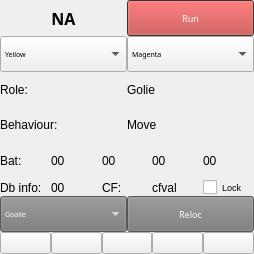
<ui version="4.0" >
 <class>RobotWidget</class>
 <widget class="QWidget" name="RobotWidget" >
  <property name="geometry" >
   <rect>
    <x>0</x>
    <y>0</y>
    <width>254</width>
    <height>254</height>
   </rect>
  </property>
  <property name="sizePolicy" >
   <sizepolicy vsizetype="Minimum" hsizetype="Minimum" >
    <horstretch>0</horstretch>
    <verstretch>0</verstretch>
   </sizepolicy>
  </property>
  <property name="windowTitle" >
   <string>Form</string>
  </property>
  <layout class="QVBoxLayout" name="verticalLayout" >
   <item>
    <layout class="QHBoxLayout" >
     <property name="spacing" >
      <number>0</number>
     </property>
     <property name="margin" >
      <number>0</number>
     </property>
     <item>
      <widget class="QLabel" name="robotStatusLabel" >
       <property name="font" >
        <font>
         <family>Sans Serif</family>
         <pointsize>12</pointsize>
         <weight>75</weight>
         <italic>false</italic>
         <bold>true</bold>
         <underline>false</underline>
         <strikeout>false</strikeout>
        </font>
       </property>
       <property name="autoFillBackground" >
        <bool>true</bool>
       </property>
       <property name="frameShape" >
        <enum>QFrame::NoFrame</enum>
       </property>
       <property name="frameShadow" >
        <enum>QFrame::Plain</enum>
       </property>
       <property name="text" >
        <string>NA</string>
       </property>
       <property name="alignment" >
        <set>Qt::AlignCenter</set>
       </property>
      </widget>
     </item>
     <item>
      <widget class="QPushButton" name="runBot" >
       <property name="sizePolicy" >
        <sizepolicy vsizetype="Minimum" hsizetype="Minimum" >
         <horstretch>0</horstretch>
         <verstretch>0</verstretch>
        </sizepolicy>
       </property>
       <property name="palette" >
        <palette>
         <active>
          <colorrole role="WindowText" >
           <brush brushstyle="SolidPattern" >
            <color alpha="255" >
             <red>255</red>
             <green>255</green>
             <blue>255</blue>
            </color>
           </brush>
          </colorrole>
          <colorrole role="Button" >
           <brush brushstyle="SolidPattern" >
            <color alpha="255" >
             <red>191</red>
             <green>63</green>
             <blue>63</blue>
            </color>
           </brush>
          </colorrole>
          <colorrole role="Light" >
           <brush brushstyle="SolidPattern" >
            <color alpha="255" >
             <red>108</red>
             <green>108</green>
             <blue>108</blue>
            </color>
           </brush>
          </colorrole>
          <colorrole role="Midlight" >
           <brush brushstyle="SolidPattern" >
            <color alpha="255" >
             <red>90</red>
             <green>90</green>
             <blue>90</blue>
            </color>
           </brush>
          </colorrole>
          <colorrole role="Dark" >
           <brush brushstyle="SolidPattern" >
            <color alpha="255" >
             <red>36</red>
             <green>36</green>
             <blue>36</blue>
            </color>
           </brush>
          </colorrole>
          <colorrole role="Mid" >
           <brush brushstyle="SolidPattern" >
            <color alpha="255" >
             <red>48</red>
             <green>48</green>
             <blue>48</blue>
            </color>
           </brush>
          </colorrole>
          <colorrole role="Text" >
           <brush brushstyle="SolidPattern" >
            <color alpha="255" >
             <red>255</red>
             <green>255</green>
             <blue>255</blue>
            </color>
           </brush>
          </colorrole>
          <colorrole role="BrightText" >
           <brush brushstyle="SolidPattern" >
            <color alpha="255" >
             <red>255</red>
             <green>255</green>
             <blue>255</blue>
            </color>
           </brush>
          </colorrole>
          <colorrole role="ButtonText" >
           <brush brushstyle="SolidPattern" >
            <color alpha="255" >
             <red>255</red>
             <green>255</green>
             <blue>255</blue>
            </color>
           </brush>
          </colorrole>
          <colorrole role="Base" >
           <brush brushstyle="SolidPattern" >
            <color alpha="255" >
             <red>0</red>
             <green>0</green>
             <blue>0</blue>
            </color>
           </brush>
          </colorrole>
          <colorrole role="Window" >
           <brush brushstyle="SolidPattern" >
            <color alpha="255" >
             <red>72</red>
             <green>72</green>
             <blue>72</blue>
            </color>
           </brush>
          </colorrole>
          <colorrole role="Shadow" >
           <brush brushstyle="SolidPattern" >
            <color alpha="255" >
             <red>0</red>
             <green>0</green>
             <blue>0</blue>
            </color>
           </brush>
          </colorrole>
          <colorrole role="AlternateBase" >
           <brush brushstyle="SolidPattern" >
            <color alpha="255" >
             <red>36</red>
             <green>36</green>
             <blue>36</blue>
            </color>
           </brush>
          </colorrole>
         </active>
         <inactive>
          <colorrole role="WindowText" >
           <brush brushstyle="SolidPattern" >
            <color alpha="255" >
             <red>255</red>
             <green>255</green>
             <blue>255</blue>
            </color>
           </brush>
          </colorrole>
          <colorrole role="Button" >
           <brush brushstyle="SolidPattern" >
            <color alpha="255" >
             <red>191</red>
             <green>63</green>
             <blue>63</blue>
            </color>
           </brush>
          </colorrole>
          <colorrole role="Light" >
           <brush brushstyle="SolidPattern" >
            <color alpha="255" >
             <red>108</red>
             <green>108</green>
             <blue>108</blue>
            </color>
           </brush>
          </colorrole>
          <colorrole role="Midlight" >
           <brush brushstyle="SolidPattern" >
            <color alpha="255" >
             <red>90</red>
             <green>90</green>
             <blue>90</blue>
            </color>
           </brush>
          </colorrole>
          <colorrole role="Dark" >
           <brush brushstyle="SolidPattern" >
            <color alpha="255" >
             <red>36</red>
             <green>36</green>
             <blue>36</blue>
            </color>
           </brush>
          </colorrole>
          <colorrole role="Mid" >
           <brush brushstyle="SolidPattern" >
            <color alpha="255" >
             <red>48</red>
             <green>48</green>
             <blue>48</blue>
            </color>
           </brush>
          </colorrole>
          <colorrole role="Text" >
           <brush brushstyle="SolidPattern" >
            <color alpha="255" >
             <red>255</red>
             <green>255</green>
             <blue>255</blue>
            </color>
           </brush>
          </colorrole>
          <colorrole role="BrightText" >
           <brush brushstyle="SolidPattern" >
            <color alpha="255" >
             <red>255</red>
             <green>255</green>
             <blue>255</blue>
            </color>
           </brush>
          </colorrole>
          <colorrole role="ButtonText" >
           <brush brushstyle="SolidPattern" >
            <color alpha="255" >
             <red>255</red>
             <green>255</green>
             <blue>255</blue>
            </color>
           </brush>
          </colorrole>
          <colorrole role="Base" >
           <brush brushstyle="SolidPattern" >
            <color alpha="255" >
             <red>0</red>
             <green>0</green>
             <blue>0</blue>
            </color>
           </brush>
          </colorrole>
          <colorrole role="Window" >
           <brush brushstyle="SolidPattern" >
            <color alpha="255" >
             <red>72</red>
             <green>72</green>
             <blue>72</blue>
            </color>
           </brush>
          </colorrole>
          <colorrole role="Shadow" >
           <brush brushstyle="SolidPattern" >
            <color alpha="255" >
             <red>0</red>
             <green>0</green>
             <blue>0</blue>
            </color>
           </brush>
          </colorrole>
          <colorrole role="AlternateBase" >
           <brush brushstyle="SolidPattern" >
            <color alpha="255" >
             <red>36</red>
             <green>36</green>
             <blue>36</blue>
            </color>
           </brush>
          </colorrole>
         </inactive>
         <disabled>
          <colorrole role="WindowText" >
           <brush brushstyle="SolidPattern" >
            <color alpha="255" >
             <red>36</red>
             <green>36</green>
             <blue>36</blue>
            </color>
           </brush>
          </colorrole>
          <colorrole role="Button" >
           <brush brushstyle="SolidPattern" >
            <color alpha="255" >
             <red>191</red>
             <green>63</green>
             <blue>63</blue>
            </color>
           </brush>
          </colorrole>
          <colorrole role="Light" >
           <brush brushstyle="SolidPattern" >
            <color alpha="255" >
             <red>108</red>
             <green>108</green>
             <blue>108</blue>
            </color>
           </brush>
          </colorrole>
          <colorrole role="Midlight" >
           <brush brushstyle="SolidPattern" >
            <color alpha="255" >
             <red>90</red>
             <green>90</green>
             <blue>90</blue>
            </color>
           </brush>
          </colorrole>
          <colorrole role="Dark" >
           <brush brushstyle="SolidPattern" >
            <color alpha="255" >
             <red>36</red>
             <green>36</green>
             <blue>36</blue>
            </color>
           </brush>
          </colorrole>
          <colorrole role="Mid" >
           <brush brushstyle="SolidPattern" >
            <color alpha="255" >
             <red>48</red>
             <green>48</green>
             <blue>48</blue>
            </color>
           </brush>
          </colorrole>
          <colorrole role="Text" >
           <brush brushstyle="SolidPattern" >
            <color alpha="255" >
             <red>36</red>
             <green>36</green>
             <blue>36</blue>
            </color>
           </brush>
          </colorrole>
          <colorrole role="BrightText" >
           <brush brushstyle="SolidPattern" >
            <color alpha="255" >
             <red>255</red>
             <green>255</green>
             <blue>255</blue>
            </color>
           </brush>
          </colorrole>
          <colorrole role="ButtonText" >
           <brush brushstyle="SolidPattern" >
            <color alpha="255" >
             <red>36</red>
             <green>36</green>
             <blue>36</blue>
            </color>
           </brush>
          </colorrole>
          <colorrole role="Base" >
           <brush brushstyle="SolidPattern" >
            <color alpha="255" >
             <red>72</red>
             <green>72</green>
             <blue>72</blue>
            </color>
           </brush>
          </colorrole>
          <colorrole role="Window" >
           <brush brushstyle="SolidPattern" >
            <color alpha="255" >
             <red>72</red>
             <green>72</green>
             <blue>72</blue>
            </color>
           </brush>
          </colorrole>
          <colorrole role="Shadow" >
           <brush brushstyle="SolidPattern" >
            <color alpha="255" >
             <red>0</red>
             <green>0</green>
             <blue>0</blue>
            </color>
           </brush>
          </colorrole>
          <colorrole role="AlternateBase" >
           <brush brushstyle="SolidPattern" >
            <color alpha="255" >
             <red>72</red>
             <green>72</green>
             <blue>72</blue>
            </color>
           </brush>
          </colorrole>
         </disabled>
        </palette>
       </property>
       <property name="font" >
        <font>
         <family>Sans Serif</family>
         <pointsize>7</pointsize>
         <weight>50</weight>
         <italic>false</italic>
         <bold>false</bold>
         <underline>false</underline>
         <strikeout>false</strikeout>
        </font>
       </property>
       <property name="focusPolicy" >
        <enum>Qt::TabFocus</enum>
       </property>
       <property name="text" >
        <string>Run</string>
       </property>
       <property name="checkable" >
        <bool>true</bool>
       </property>
      </widget>
     </item>
    </layout>
   </item>
   <item>
    <layout class="QHBoxLayout" >
     <property name="spacing" >
      <number>0</number>
     </property>
     <property name="margin" >
      <number>0</number>
     </property>
     <item>
      <widget class="QComboBox" name="robotGoalBox" >
       <property name="sizePolicy" >
        <sizepolicy vsizetype="Minimum" hsizetype="Minimum" >
         <horstretch>0</horstretch>
         <verstretch>0</verstretch>
        </sizepolicy>
       </property>
       <property name="font" >
        <font>
         <family>Sans Serif</family>
         <pointsize>5</pointsize>
         <weight>50</weight>
         <italic>false</italic>
         <bold>false</bold>
         <underline>false</underline>
         <strikeout>false</strikeout>
        </font>
       </property>
       <property name="focusPolicy" >
        <enum>Qt::NoFocus</enum>
       </property>
       <item>
        <property name="text" >
         <string>Yellow</string>
        </property>
       </item>
       <item>
        <property name="text" >
         <string>Blue</string>
        </property>
       </item>
      </widget>
     </item>
     <item>
      <widget class="QComboBox" name="robotTeamBox" >
       <property name="sizePolicy" >
        <sizepolicy vsizetype="Minimum" hsizetype="Minimum" >
         <horstretch>0</horstretch>
         <verstretch>0</verstretch>
        </sizepolicy>
       </property>
       <property name="font" >
        <font>
         <family>Sans Serif</family>
         <pointsize>5</pointsize>
         <weight>50</weight>
         <italic>false</italic>
         <bold>false</bold>
         <underline>false</underline>
         <strikeout>false</strikeout>
        </font>
       </property>
       <property name="focusPolicy" >
        <enum>Qt::NoFocus</enum>
       </property>
       <item>
        <property name="text" >
         <string>Magenta</string>
        </property>
       </item>
       <item>
        <property name="text" >
         <string>Cyan</string>
        </property>
       </item>
      </widget>
     </item>
    </layout>
   </item>
   <item>
    <layout class="QHBoxLayout" >
     <property name="spacing" >
      <number>0</number>
     </property>
     <property name="margin" >
      <number>0</number>
     </property>
     <item>
      <widget class="QLabel" name="Role_Label" >
       <property name="autoFillBackground" >
        <bool>true</bool>
       </property>
       <property name="text" >
        <string>Role:</string>
       </property>
      </widget>
     </item>
     <item>
      <widget class="QLabel" name="Role_info_lb" >
       <property name="autoFillBackground" >
        <bool>true</bool>
       </property>
       <property name="text" >
        <string>Golie</string>
       </property>
      </widget>
     </item>
    </layout>
   </item>
   <item>
    <layout class="QHBoxLayout" >
     <property name="spacing" >
      <number>0</number>
     </property>
     <property name="margin" >
      <number>0</number>
     </property>
     <item>
      <widget class="QLabel" name="Behaviour_Label" >
       <property name="autoFillBackground" >
        <bool>true</bool>
       </property>
       <property name="text" >
        <string>Behaviour:</string>
       </property>
      </widget>
     </item>
     <item>
      <widget class="QLabel" name="Behaviour_info_lb" >
       <property name="autoFillBackground" >
        <bool>true</bool>
       </property>
       <property name="text" >
        <string>Move</string>
       </property>
      </widget>
     </item>
    </layout>
   </item>
   <item>
    <layout class="QHBoxLayout" >
     <property name="spacing" >
      <number>0</number>
     </property>
     <property name="margin" >
      <number>0</number>
     </property>
     <item>
      <widget class="QLabel" name="Bat_Label" >
       <property name="autoFillBackground" >
        <bool>true</bool>
       </property>
       <property name="text" >
        <string>Bat:</string>
       </property>
       <property name="alignment" >
        <set>Qt::AlignLeading|Qt::AlignLeft|Qt::AlignVCenter</set>
       </property>
      </widget>
     </item>
     <item>
      <widget class="QLabel" name="Bat_1_info_lb" >
       <property name="minimumSize" >
        <size>
         <width>30</width>
         <height>0</height>
        </size>
       </property>
       <property name="autoFillBackground" >
        <bool>true</bool>
       </property>
       <property name="text" >
        <string>00</string>
       </property>
      </widget>
     </item>
     <item>
      <widget class="QLabel" name="Bat_2_info_lb" >
       <property name="minimumSize" >
        <size>
         <width>30</width>
         <height>0</height>
        </size>
       </property>
       <property name="autoFillBackground" >
        <bool>true</bool>
       </property>
       <property name="text" >
        <string>00</string>
       </property>
      </widget>
     </item>
     <item>
      <widget class="QLabel" name="Bat_3_info_lb" >
       <property name="minimumSize" >
        <size>
         <width>30</width>
         <height>0</height>
        </size>
       </property>
       <property name="autoFillBackground" >
        <bool>true</bool>
       </property>
       <property name="text" >
        <string>00</string>
       </property>
      </widget>
     </item>
     <item>
      <widget class="QLabel" name="Bat_4_info_lb" >
       <property name="minimumSize" >
        <size>
         <width>30</width>
         <height>0</height>
        </size>
       </property>
       <property name="autoFillBackground" >
        <bool>true</bool>
       </property>
       <property name="text" >
        <string>00</string>
       </property>
      </widget>
     </item>
    </layout>
   </item>
   <item>
    <layout class="QHBoxLayout" >
     <property name="spacing" >
      <number>0</number>
     </property>
     <property name="margin" >
      <number>0</number>
     </property>
     <item>
      <widget class="QLabel" name="DB_Info_label" >
       <property name="autoFillBackground" >
        <bool>true</bool>
       </property>
       <property name="text" >
        <string>Db info:</string>
       </property>
      </widget>
     </item>
     <item>
      <widget class="QLabel" name="Db_info_lb" >
       <property name="autoFillBackground" >
        <bool>true</bool>
       </property>
       <property name="text" >
        <string>00</string>
       </property>
      </widget>
     </item>
     <item>
      <widget class="QLabel" name="label" >
       <property name="text" >
        <string>CF:</string>
       </property>
      </widget>
     </item>
     <item>
      <widget class="QLabel" name="CF_val" >
       <property name="text" >
        <string>cfval</string>
       </property>
      </widget>
     </item>
     <item>
      <widget class="QCheckBox" name="lockRobot_check" >
       <property name="font" >
        <font>
         <pointsize>7</pointsize>
        </font>
       </property>
       <property name="layoutDirection" >
        <enum>Qt::LeftToRight</enum>
       </property>
       <property name="text" >
        <string>Lock</string>
       </property>
      </widget>
     </item>
    </layout>
   </item>
   <item>
    <layout class="QHBoxLayout" >
     <property name="spacing" >
      <number>0</number>
     </property>
     <property name="margin" >
      <number>0</number>
     </property>
     <item>
      <widget class="QComboBox" name="RobotRoleCombo" >
       <property name="sizePolicy" >
        <sizepolicy vsizetype="Minimum" hsizetype="Minimum" >
         <horstretch>0</horstretch>
         <verstretch>0</verstretch>
        </sizepolicy>
       </property>
       <property name="palette" >
        <palette>
         <active>
          <colorrole role="WindowText" >
           <brush brushstyle="SolidPattern" >
            <color alpha="255" >
             <red>255</red>
             <green>255</green>
             <blue>255</blue>
            </color>
           </brush>
          </colorrole>
          <colorrole role="Button" >
           <brush brushstyle="SolidPattern" >
            <color alpha="255" >
             <red>120</red>
             <green>120</green>
             <blue>120</blue>
            </color>
           </brush>
          </colorrole>
          <colorrole role="Light" >
           <brush brushstyle="SolidPattern" >
            <color alpha="255" >
             <red>180</red>
             <green>180</green>
             <blue>180</blue>
            </color>
           </brush>
          </colorrole>
          <colorrole role="Midlight" >
           <brush brushstyle="SolidPattern" >
            <color alpha="255" >
             <red>150</red>
             <green>150</green>
             <blue>150</blue>
            </color>
           </brush>
          </colorrole>
          <colorrole role="Dark" >
           <brush brushstyle="SolidPattern" >
            <color alpha="255" >
             <red>60</red>
             <green>60</green>
             <blue>60</blue>
            </color>
           </brush>
          </colorrole>
          <colorrole role="Mid" >
           <brush brushstyle="SolidPattern" >
            <color alpha="255" >
             <red>80</red>
             <green>80</green>
             <blue>80</blue>
            </color>
           </brush>
          </colorrole>
          <colorrole role="Text" >
           <brush brushstyle="SolidPattern" >
            <color alpha="255" >
             <red>255</red>
             <green>255</green>
             <blue>255</blue>
            </color>
           </brush>
          </colorrole>
          <colorrole role="BrightText" >
           <brush brushstyle="SolidPattern" >
            <color alpha="255" >
             <red>255</red>
             <green>255</green>
             <blue>255</blue>
            </color>
           </brush>
          </colorrole>
          <colorrole role="ButtonText" >
           <brush brushstyle="SolidPattern" >
            <color alpha="255" >
             <red>255</red>
             <green>255</green>
             <blue>255</blue>
            </color>
           </brush>
          </colorrole>
          <colorrole role="Base" >
           <brush brushstyle="SolidPattern" >
            <color alpha="255" >
             <red>0</red>
             <green>0</green>
             <blue>0</blue>
            </color>
           </brush>
          </colorrole>
          <colorrole role="Window" >
           <brush brushstyle="SolidPattern" >
            <color alpha="255" >
             <red>120</red>
             <green>120</green>
             <blue>120</blue>
            </color>
           </brush>
          </colorrole>
          <colorrole role="Shadow" >
           <brush brushstyle="SolidPattern" >
            <color alpha="255" >
             <red>0</red>
             <green>0</green>
             <blue>0</blue>
            </color>
           </brush>
          </colorrole>
          <colorrole role="AlternateBase" >
           <brush brushstyle="SolidPattern" >
            <color alpha="255" >
             <red>60</red>
             <green>60</green>
             <blue>60</blue>
            </color>
           </brush>
          </colorrole>
         </active>
         <inactive>
          <colorrole role="WindowText" >
           <brush brushstyle="SolidPattern" >
            <color alpha="255" >
             <red>255</red>
             <green>255</green>
             <blue>255</blue>
            </color>
           </brush>
          </colorrole>
          <colorrole role="Button" >
           <brush brushstyle="SolidPattern" >
            <color alpha="255" >
             <red>120</red>
             <green>120</green>
             <blue>120</blue>
            </color>
           </brush>
          </colorrole>
          <colorrole role="Light" >
           <brush brushstyle="SolidPattern" >
            <color alpha="255" >
             <red>180</red>
             <green>180</green>
             <blue>180</blue>
            </color>
           </brush>
          </colorrole>
          <colorrole role="Midlight" >
           <brush brushstyle="SolidPattern" >
            <color alpha="255" >
             <red>150</red>
             <green>150</green>
             <blue>150</blue>
            </color>
           </brush>
          </colorrole>
          <colorrole role="Dark" >
           <brush brushstyle="SolidPattern" >
            <color alpha="255" >
             <red>60</red>
             <green>60</green>
             <blue>60</blue>
            </color>
           </brush>
          </colorrole>
          <colorrole role="Mid" >
           <brush brushstyle="SolidPattern" >
            <color alpha="255" >
             <red>80</red>
             <green>80</green>
             <blue>80</blue>
            </color>
           </brush>
          </colorrole>
          <colorrole role="Text" >
           <brush brushstyle="SolidPattern" >
            <color alpha="255" >
             <red>255</red>
             <green>255</green>
             <blue>255</blue>
            </color>
           </brush>
          </colorrole>
          <colorrole role="BrightText" >
           <brush brushstyle="SolidPattern" >
            <color alpha="255" >
             <red>255</red>
             <green>255</green>
             <blue>255</blue>
            </color>
           </brush>
          </colorrole>
          <colorrole role="ButtonText" >
           <brush brushstyle="SolidPattern" >
            <color alpha="255" >
             <red>255</red>
             <green>255</green>
             <blue>255</blue>
            </color>
           </brush>
          </colorrole>
          <colorrole role="Base" >
           <brush brushstyle="SolidPattern" >
            <color alpha="255" >
             <red>0</red>
             <green>0</green>
             <blue>0</blue>
            </color>
           </brush>
          </colorrole>
          <colorrole role="Window" >
           <brush brushstyle="SolidPattern" >
            <color alpha="255" >
             <red>120</red>
             <green>120</green>
             <blue>120</blue>
            </color>
           </brush>
          </colorrole>
          <colorrole role="Shadow" >
           <brush brushstyle="SolidPattern" >
            <color alpha="255" >
             <red>0</red>
             <green>0</green>
             <blue>0</blue>
            </color>
           </brush>
          </colorrole>
          <colorrole role="AlternateBase" >
           <brush brushstyle="SolidPattern" >
            <color alpha="255" >
             <red>60</red>
             <green>60</green>
             <blue>60</blue>
            </color>
           </brush>
          </colorrole>
         </inactive>
         <disabled>
          <colorrole role="WindowText" >
           <brush brushstyle="SolidPattern" >
            <color alpha="255" >
             <red>60</red>
             <green>60</green>
             <blue>60</blue>
            </color>
           </brush>
          </colorrole>
          <colorrole role="Button" >
           <brush brushstyle="SolidPattern" >
            <color alpha="255" >
             <red>120</red>
             <green>120</green>
             <blue>120</blue>
            </color>
           </brush>
          </colorrole>
          <colorrole role="Light" >
           <brush brushstyle="SolidPattern" >
            <color alpha="255" >
             <red>180</red>
             <green>180</green>
             <blue>180</blue>
            </color>
           </brush>
          </colorrole>
          <colorrole role="Midlight" >
           <brush brushstyle="SolidPattern" >
            <color alpha="255" >
             <red>150</red>
             <green>150</green>
             <blue>150</blue>
            </color>
           </brush>
          </colorrole>
          <colorrole role="Dark" >
           <brush brushstyle="SolidPattern" >
            <color alpha="255" >
             <red>60</red>
             <green>60</green>
             <blue>60</blue>
            </color>
           </brush>
          </colorrole>
          <colorrole role="Mid" >
           <brush brushstyle="SolidPattern" >
            <color alpha="255" >
             <red>80</red>
             <green>80</green>
             <blue>80</blue>
            </color>
           </brush>
          </colorrole>
          <colorrole role="Text" >
           <brush brushstyle="SolidPattern" >
            <color alpha="255" >
             <red>60</red>
             <green>60</green>
             <blue>60</blue>
            </color>
           </brush>
          </colorrole>
          <colorrole role="BrightText" >
           <brush brushstyle="SolidPattern" >
            <color alpha="255" >
             <red>255</red>
             <green>255</green>
             <blue>255</blue>
            </color>
           </brush>
          </colorrole>
          <colorrole role="ButtonText" >
           <brush brushstyle="SolidPattern" >
            <color alpha="255" >
             <red>60</red>
             <green>60</green>
             <blue>60</blue>
            </color>
           </brush>
          </colorrole>
          <colorrole role="Base" >
           <brush brushstyle="SolidPattern" >
            <color alpha="255" >
             <red>120</red>
             <green>120</green>
             <blue>120</blue>
            </color>
           </brush>
          </colorrole>
          <colorrole role="Window" >
           <brush brushstyle="SolidPattern" >
            <color alpha="255" >
             <red>120</red>
             <green>120</green>
             <blue>120</blue>
            </color>
           </brush>
          </colorrole>
          <colorrole role="Shadow" >
           <brush brushstyle="SolidPattern" >
            <color alpha="255" >
             <red>0</red>
             <green>0</green>
             <blue>0</blue>
            </color>
           </brush>
          </colorrole>
          <colorrole role="AlternateBase" >
           <brush brushstyle="SolidPattern" >
            <color alpha="255" >
             <red>120</red>
             <green>120</green>
             <blue>120</blue>
            </color>
           </brush>
          </colorrole>
         </disabled>
        </palette>
       </property>
       <property name="font" >
        <font>
         <family>Sans Serif</family>
         <pointsize>5</pointsize>
         <weight>50</weight>
         <italic>false</italic>
         <bold>false</bold>
         <underline>false</underline>
         <strikeout>false</strikeout>
        </font>
       </property>
       <property name="focusPolicy" >
        <enum>Qt::NoFocus</enum>
       </property>
       <item>
        <property name="text" >
         <string>Goalie</string>
        </property>
       </item>
       <item>
        <property name="text" >
         <string>...</string>
        </property>
       </item>
      </widget>
     </item>
     <item>
      <widget class="QPushButton" name="RelocBot" >
       <property name="sizePolicy" >
        <sizepolicy vsizetype="Minimum" hsizetype="Minimum" >
         <horstretch>0</horstretch>
         <verstretch>0</verstretch>
        </sizepolicy>
       </property>
       <property name="palette" >
        <palette>
         <active>
          <colorrole role="WindowText" >
           <brush brushstyle="SolidPattern" >
            <color alpha="255" >
             <red>255</red>
             <green>255</green>
             <blue>255</blue>
            </color>
           </brush>
          </colorrole>
          <colorrole role="Button" >
           <brush brushstyle="SolidPattern" >
            <color alpha="255" >
             <red>120</red>
             <green>120</green>
             <blue>120</blue>
            </color>
           </brush>
          </colorrole>
          <colorrole role="Light" >
           <brush brushstyle="SolidPattern" >
            <color alpha="255" >
             <red>180</red>
             <green>180</green>
             <blue>180</blue>
            </color>
           </brush>
          </colorrole>
          <colorrole role="Midlight" >
           <brush brushstyle="SolidPattern" >
            <color alpha="255" >
             <red>150</red>
             <green>150</green>
             <blue>150</blue>
            </color>
           </brush>
          </colorrole>
          <colorrole role="Dark" >
           <brush brushstyle="SolidPattern" >
            <color alpha="255" >
             <red>60</red>
             <green>60</green>
             <blue>60</blue>
            </color>
           </brush>
          </colorrole>
          <colorrole role="Mid" >
           <brush brushstyle="SolidPattern" >
            <color alpha="255" >
             <red>80</red>
             <green>80</green>
             <blue>80</blue>
            </color>
           </brush>
          </colorrole>
          <colorrole role="Text" >
           <brush brushstyle="SolidPattern" >
            <color alpha="255" >
             <red>255</red>
             <green>255</green>
             <blue>255</blue>
            </color>
           </brush>
          </colorrole>
          <colorrole role="BrightText" >
           <brush brushstyle="SolidPattern" >
            <color alpha="255" >
             <red>255</red>
             <green>255</green>
             <blue>255</blue>
            </color>
           </brush>
          </colorrole>
          <colorrole role="ButtonText" >
           <brush brushstyle="SolidPattern" >
            <color alpha="255" >
             <red>255</red>
             <green>255</green>
             <blue>255</blue>
            </color>
           </brush>
          </colorrole>
          <colorrole role="Base" >
           <brush brushstyle="SolidPattern" >
            <color alpha="255" >
             <red>0</red>
             <green>0</green>
             <blue>0</blue>
            </color>
           </brush>
          </colorrole>
          <colorrole role="Window" >
           <brush brushstyle="SolidPattern" >
            <color alpha="255" >
             <red>120</red>
             <green>120</green>
             <blue>120</blue>
            </color>
           </brush>
          </colorrole>
          <colorrole role="Shadow" >
           <brush brushstyle="SolidPattern" >
            <color alpha="255" >
             <red>0</red>
             <green>0</green>
             <blue>0</blue>
            </color>
           </brush>
          </colorrole>
          <colorrole role="AlternateBase" >
           <brush brushstyle="SolidPattern" >
            <color alpha="255" >
             <red>60</red>
             <green>60</green>
             <blue>60</blue>
            </color>
           </brush>
          </colorrole>
         </active>
         <inactive>
          <colorrole role="WindowText" >
           <brush brushstyle="SolidPattern" >
            <color alpha="255" >
             <red>255</red>
             <green>255</green>
             <blue>255</blue>
            </color>
           </brush>
          </colorrole>
          <colorrole role="Button" >
           <brush brushstyle="SolidPattern" >
            <color alpha="255" >
             <red>120</red>
             <green>120</green>
             <blue>120</blue>
            </color>
           </brush>
          </colorrole>
          <colorrole role="Light" >
           <brush brushstyle="SolidPattern" >
            <color alpha="255" >
             <red>180</red>
             <green>180</green>
             <blue>180</blue>
            </color>
           </brush>
          </colorrole>
          <colorrole role="Midlight" >
           <brush brushstyle="SolidPattern" >
            <color alpha="255" >
             <red>150</red>
             <green>150</green>
             <blue>150</blue>
            </color>
           </brush>
          </colorrole>
          <colorrole role="Dark" >
           <brush brushstyle="SolidPattern" >
            <color alpha="255" >
             <red>60</red>
             <green>60</green>
             <blue>60</blue>
            </color>
           </brush>
          </colorrole>
          <colorrole role="Mid" >
           <brush brushstyle="SolidPattern" >
            <color alpha="255" >
             <red>80</red>
             <green>80</green>
             <blue>80</blue>
            </color>
           </brush>
          </colorrole>
          <colorrole role="Text" >
           <brush brushstyle="SolidPattern" >
            <color alpha="255" >
             <red>255</red>
             <green>255</green>
             <blue>255</blue>
            </color>
           </brush>
          </colorrole>
          <colorrole role="BrightText" >
           <brush brushstyle="SolidPattern" >
            <color alpha="255" >
             <red>255</red>
             <green>255</green>
             <blue>255</blue>
            </color>
           </brush>
          </colorrole>
          <colorrole role="ButtonText" >
           <brush brushstyle="SolidPattern" >
            <color alpha="255" >
             <red>255</red>
             <green>255</green>
             <blue>255</blue>
            </color>
           </brush>
          </colorrole>
          <colorrole role="Base" >
           <brush brushstyle="SolidPattern" >
            <color alpha="255" >
             <red>0</red>
             <green>0</green>
             <blue>0</blue>
            </color>
           </brush>
          </colorrole>
          <colorrole role="Window" >
           <brush brushstyle="SolidPattern" >
            <color alpha="255" >
             <red>120</red>
             <green>120</green>
             <blue>120</blue>
            </color>
           </brush>
          </colorrole>
          <colorrole role="Shadow" >
           <brush brushstyle="SolidPattern" >
            <color alpha="255" >
             <red>0</red>
             <green>0</green>
             <blue>0</blue>
            </color>
           </brush>
          </colorrole>
          <colorrole role="AlternateBase" >
           <brush brushstyle="SolidPattern" >
            <color alpha="255" >
             <red>60</red>
             <green>60</green>
             <blue>60</blue>
            </color>
           </brush>
          </colorrole>
         </inactive>
         <disabled>
          <colorrole role="WindowText" >
           <brush brushstyle="SolidPattern" >
            <color alpha="255" >
             <red>60</red>
             <green>60</green>
             <blue>60</blue>
            </color>
           </brush>
          </colorrole>
          <colorrole role="Button" >
           <brush brushstyle="SolidPattern" >
            <color alpha="255" >
             <red>120</red>
             <green>120</green>
             <blue>120</blue>
            </color>
           </brush>
          </colorrole>
          <colorrole role="Light" >
           <brush brushstyle="SolidPattern" >
            <color alpha="255" >
             <red>180</red>
             <green>180</green>
             <blue>180</blue>
            </color>
           </brush>
          </colorrole>
          <colorrole role="Midlight" >
           <brush brushstyle="SolidPattern" >
            <color alpha="255" >
             <red>150</red>
             <green>150</green>
             <blue>150</blue>
            </color>
           </brush>
          </colorrole>
          <colorrole role="Dark" >
           <brush brushstyle="SolidPattern" >
            <color alpha="255" >
             <red>60</red>
             <green>60</green>
             <blue>60</blue>
            </color>
           </brush>
          </colorrole>
          <colorrole role="Mid" >
           <brush brushstyle="SolidPattern" >
            <color alpha="255" >
             <red>80</red>
             <green>80</green>
             <blue>80</blue>
            </color>
           </brush>
          </colorrole>
          <colorrole role="Text" >
           <brush brushstyle="SolidPattern" >
            <color alpha="255" >
             <red>60</red>
             <green>60</green>
             <blue>60</blue>
            </color>
           </brush>
          </colorrole>
          <colorrole role="BrightText" >
           <brush brushstyle="SolidPattern" >
            <color alpha="255" >
             <red>255</red>
             <green>255</green>
             <blue>255</blue>
            </color>
           </brush>
          </colorrole>
          <colorrole role="ButtonText" >
           <brush brushstyle="SolidPattern" >
            <color alpha="255" >
             <red>60</red>
             <green>60</green>
             <blue>60</blue>
            </color>
           </brush>
          </colorrole>
          <colorrole role="Base" >
           <brush brushstyle="SolidPattern" >
            <color alpha="255" >
             <red>120</red>
             <green>120</green>
             <blue>120</blue>
            </color>
           </brush>
          </colorrole>
          <colorrole role="Window" >
           <brush brushstyle="SolidPattern" >
            <color alpha="255" >
             <red>120</red>
             <green>120</green>
             <blue>120</blue>
            </color>
           </brush>
          </colorrole>
          <colorrole role="Shadow" >
           <brush brushstyle="SolidPattern" >
            <color alpha="255" >
             <red>0</red>
             <green>0</green>
             <blue>0</blue>
            </color>
           </brush>
          </colorrole>
          <colorrole role="AlternateBase" >
           <brush brushstyle="SolidPattern" >
            <color alpha="255" >
             <red>120</red>
             <green>120</green>
             <blue>120</blue>
            </color>
           </brush>
          </colorrole>
         </disabled>
        </palette>
       </property>
       <property name="font" >
        <font>
         <family>Sans Serif</family>
         <pointsize>7</pointsize>
         <weight>50</weight>
         <italic>false</italic>
         <bold>false</bold>
         <underline>false</underline>
         <strikeout>false</strikeout>
        </font>
       </property>
       <property name="focusPolicy" >
        <enum>Qt::NoFocus</enum>
       </property>
       <property name="text" >
        <string>Reloc</string>
       </property>
      </widget>
     </item>
    </layout>
   </item>
   <item>
    <layout class="QHBoxLayout" name="horizontalLayout" >
     <item>
      <widget class="QPushButton" name="StartBot" >
       <property name="text" >
        <string comment="Start" />
       </property>
       <property name="icon" >
        <iconset resource="../basestation.qrc" >
         <normaloff>:/icons/syncing_icon.png</normaloff>:/icons/syncing_icon.png</iconset>
       </property>
      </widget>
     </item>
     <item>
      <widget class="QPushButton" name="StopBot" >
       <property name="text" >
        <string comment="Stop" />
       </property>
       <property name="icon" >
        <iconset resource="../basestation.qrc" >
         <normaloff>:/icons/sync_broken.png</normaloff>:/icons/sync_broken.png</iconset>
       </property>
      </widget>
     </item>
     <item>
      <widget class="QPushButton" name="AgentBot" >
       <property name="text" >
        <string comment="Start Agent" />
       </property>
       <property name="icon" >
        <iconset resource="../basestation.qrc" >
         <normaloff>:/icons/sync_paused.png</normaloff>:/icons/sync_paused.png</iconset>
       </property>
      </widget>
     </item>
     <item>
      <widget class="QPushButton" name="Monitor_on_Bot" >
       <property name="text" >
        <string/>
       </property>
       <property name="icon" >
        <iconset resource="../basestation.qrc" >
         <normaloff>:/icons/apple-green.png</normaloff>:/icons/apple-green.png</iconset>
       </property>
      </widget>
     </item>
     <item>
      <widget class="QPushButton" name="Monitor_off_Bot" >
       <property name="text" >
        <string/>
       </property>
       <property name="icon" >
        <iconset resource="../basestation.qrc" >
         <normaloff>:/icons/apple-red.png</normaloff>:/icons/apple-red.png</iconset>
       </property>
      </widget>
     </item>
    </layout>
   </item>
  </layout>
 </widget>
 <layoutdefault spacing="0" margin="0" />
 <resources>
  <include location="../basestation.qrc" />
 </resources>
 <connections/>
</ui>
